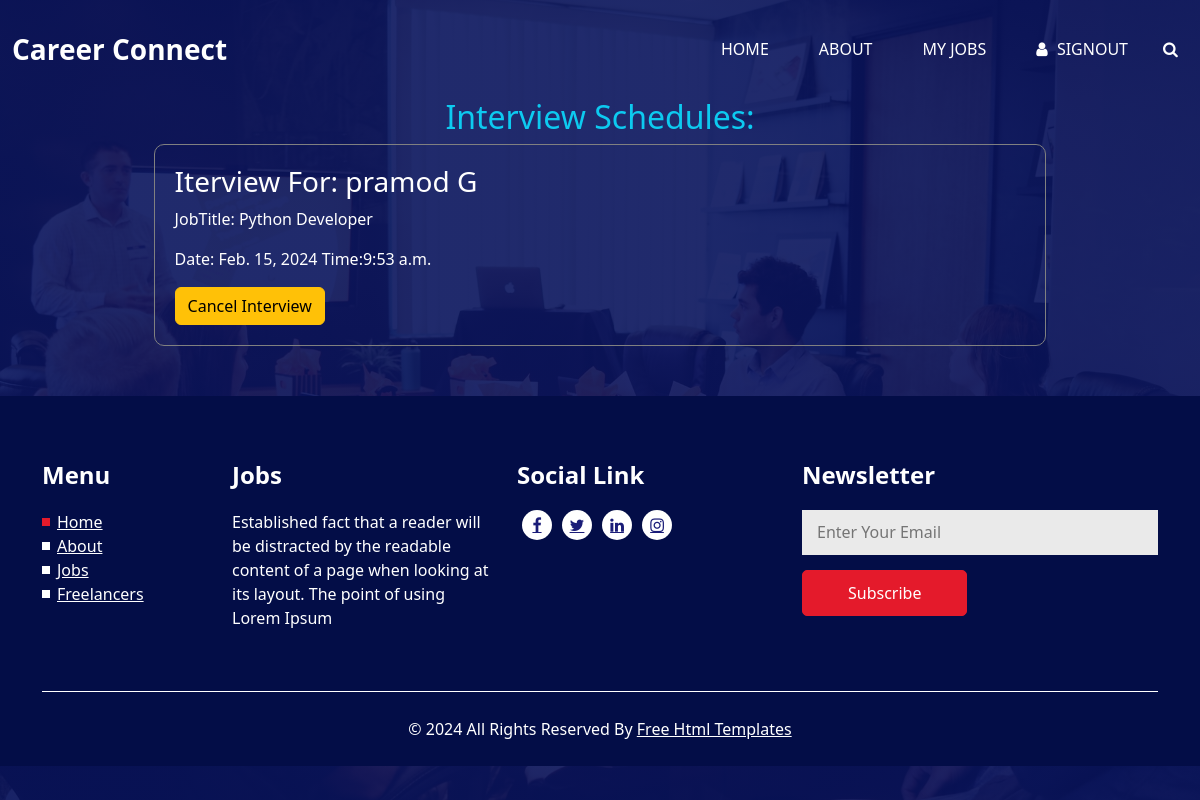
/career/interviewSchedules (signed in), run on the app's committed database.
### careers/models.py (models this page shows, shortened)
class InterViewSchedule(models.Model):
    date = models.DateField(auto_now_add = False)
    time = models.TimeField(auto_now_add = False)
    applicant = models.ForeignKey(User,on_delete = models.CASCADE )
    job = models.ForeignKey(Joblist,on_delete = models.CASCADE)
    company =  models.ForeignKey(RecruiterData,on_delete = models.CASCADE)

class Joblist(models.Model):
    options = (("Software","Software"),("IT","IT"),("Technical","Technical"),("Accounts","Accounts"),("Mamagement","Management"),("HR","HR"),("Marketing","Marketing"),("Other","Other"))
    Job_title = models.CharField(max_length = 255)
    job_category = models.CharField(max_length = 255,choices = options,null = True,blank = True)
    job_description = models.CharField(max_length = 255)
    Salary_start = models.IntegerField()
    Salary_end = models.IntegerField()
    Location = models.CharField(max_length = 255)
    mode_of_work = models.CharField(max_length = 255 , choices = (("Full time","Full time"),("Part Time","Part Time"),("Trainee","Trainee")))
    approval_status = models.BooleanField(default = False)
    recruiter = models.ForeignKey(User, on_delete = models.CASCADE, null=True, blank = True)
    company_profile = models.ForeignKey(RecruiterData, on_delete = models.CASCADE, null=True, blank = True)

### careers/views.py (the view)
# urls.py: path("interviewSchedules",views.interviewSchedules,name="interviewSchedules"),
def interviewSchedules(request):
    company = RecruiterData.objects.get(user = request.user)
    interview = InterViewSchedule.objects.filter(company = company)
    context = {
        "interview":interview
    }
    return render(request,"interviewschedules.html",context)

### templates/interviewschedules.html (shortened to what this page needs)
{% extends "recruiterindex.html" %}
{% block content %}
<link href="https://cdn.jsdelivr.net/npm/bootstrap@5.3.2/dist/css/bootstrap.min.css" rel="stylesheet">
<h2 class="text-center text-info">Interview Schedules: </h2>
<div class="container">
    {% for i in interview %}
    <div class="content">
        <h3>Iterview For:  {{i.applicant.first_name}} {{i.applicant.last_name}} </h3>
        <p>JobTitle: {{i.job.Job_title}}</p>
        <p>Date: {{i.date}} Time:{{i.time}}</p>
        <a href="{%url 'Deleteinterview' i.id %}" class="btn btn-warning">Cancel Interview</a>
    </div>
    {% endfor  %}
</div>
 {% endblock %}

### static/css/style.css (style rules this page uses)
body { font-family: 'Poppins', sans-serif; color: #0c0c0c; background-color: #ffffff; overflow-x: hidden; }
a, a:hover, a:focus { text-decoration: none; }
.btn, .btn:focus { outline: none !important; -webkit-box-shadow: none; box-shadow: none; }

### templates/interviewschedules.html (style rules this page uses)
.content { width:80%; margin: auto; padding: 20px; border: 1px solid gray; color: white; margin-bottom: 50px; border-radius: 10px; }

### data on the page
InterViewSchedule: applicant.first_name "pramod", applicant.last_name "G", job.Job_title "Python Developer", date "Feb. 15, 2024", time "9:53 a.m."
